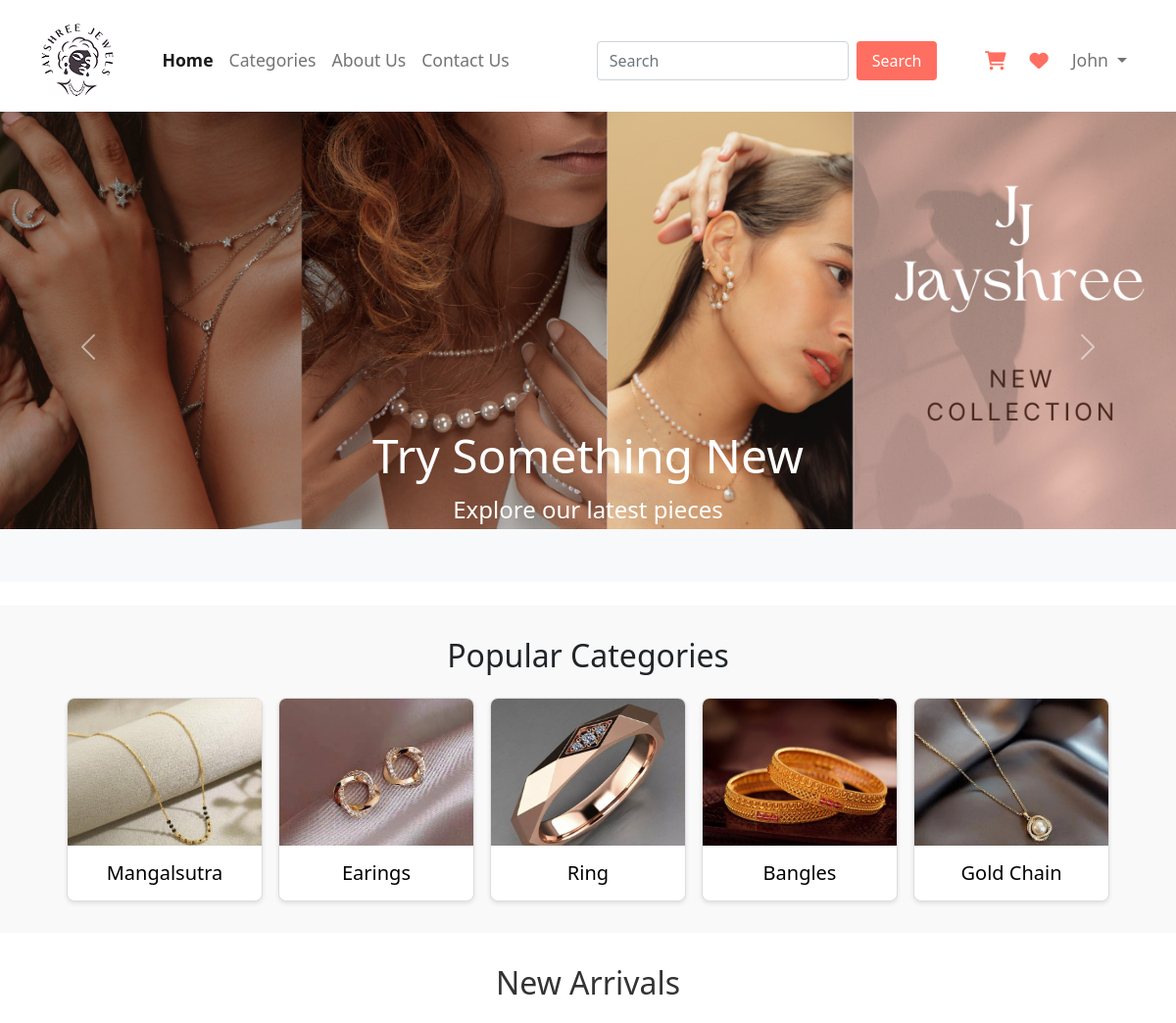
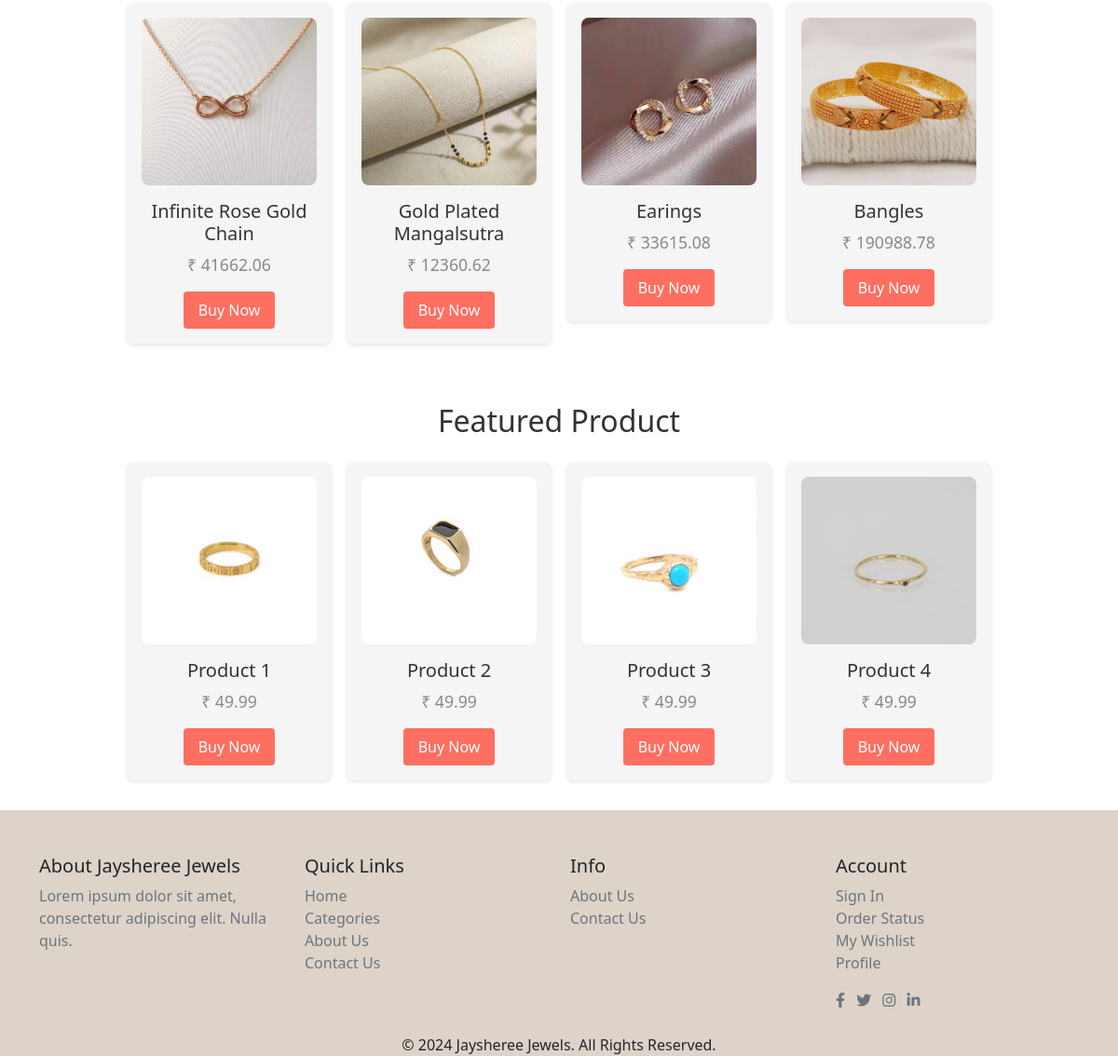
The app's page /user/index.php with its own data (2 pictures, top to bottom).
### tables this page shows
CREATE TABLE `category_tbl` (
  `c_id` int(11) NOT NULL,
  `c_code` varchar(10) NOT NULL,
  `c_name` varchar(255) NOT NULL,
  `c_gender` varchar(10) NOT NULL,
  `c_image` varchar(255) DEFAULT NULL,
  `c_status` varchar(10) NOT NULL
);

CREATE TABLE `product_tbl` (
  `p_id` int(10) NOT NULL,
  `p_code` varchar(10) NOT NULL,
  `p_name` varchar(100) NOT NULL,
  `p_c_code` varchar(10) NOT NULL,
  `p_type` varchar(30) NOT NULL,
  `p_gross_weight` decimal(10,3) NOT NULL,
  `p_diamond_weight` decimal(5,3) NOT NULL,
  `p_diamond_pices` int(5) NOT NULL,
  `p_purity` varchar(50) NOT NULL,
  `p_gold_weight` decimal(5,2) NOT NULL,
  `p_gold_price` decimal(10,2) NOT NULL,
  `p_diamond_price` decimal(10,2) NOT NULL,
  `p_making_charge` decimal(10,2) NOT NULL,
  `p_overhead_charges` decimal(10,2) NOT NULL,
  `p_base_price` decimal(10,2) NOT NULL,
  `p_tax` decimal(10,2) NOT NULL,
  `p_total_price` decimal(10,2) NOT NULL,
  `p_diamond_color` varchar(30) NOT NULL,
  `p_stock` int(5) NOT NULL,
  `p_image` varchar(100) NOT NULL,
  `p_status` varchar(10) NOT NULL
);

### user/index.php (the view, shortened to what this page needs)
<?php
include_once 'header.php';
include_once '../conn.php';
?>
<div id="jewelryCarousel" class="carousel slide" data-bs-ride="carousel">
  <div class="carousel-inner">
    <div class="carousel-item active">
      <img src="../images/carouselImg1.png" class="d-block w-100" alt="Jewelry Image 1">
      <div class="carousel-caption d-none d-md-block">
        <h5>Try Something New</h5>
        <p>Explore our latest pieces</p>
      </div>
    </div>
  </div>
  <button class="carousel-control-prev carousel-button" type="button" data-bs-target="#jewelryCarousel"
    data-bs-slide="prev">
    <span class="carousel-control-prev-icon" aria-hidden="true"></span>
  </button>
  <button class="carousel-control-next carousel-button" type="button" data-bs-target="#jewelryCarousel"
    data-bs-slide="next">
    <span class="carousel-control-next-icon" aria-hidden="true"></span>
  </button>
</div>
<br />
<section class="popular-categories">
  <h2>Popular Categories</h2>
  <div class="categories-container">
    <?php
    $q = "select * from category_tbl where c_status='Active' ORDER BY c_id DESC LIMIT 5";
    $result = mysqli_query($con, $q);
    while ($r = mysqli_fetch_assoc($result)) {
      ?>
      <a href="product.php?c_code=<?php echo $r['c_code']; ?>">
        <div class="category">
          <img src="<?php echo
            $r['c_image']; ?>" alt="<?php echo $r['c_name']; ?>">
          <h3><?php echo $r['c_name']; ?></h3>
        </div>
      </a>
      <?php
    }
    ?>
  </div>
</section>
<section class="new-arrivals">
  <h2>New Arrivals</h2>
  <div class="arrivals-container">
    <?php
    $q = "select * from product_tbl where p_status='Active' ORDER BY p_id DESC LIMIT 4";
    $result = mysqli_query($con, $q);
    while ($r = mysqli_fetch_assoc($result)) {
      ?>
      <a href="single-product.php">
        <div class="arrival-item">
          <img src="<?php echo $r['p_image']; ?>" alt="<?php echo $r['p_name']; ?>">
          <h3><?php echo $r['p_name']; ?></h3>
          <p class="price">₹ <?php echo $r['p_total_price']; ?></p>
          <button class="buy-now">Buy Now</button>
        </div>
      </a>
      <?php
    }
    ?>
  </div>
</section>
<section class="new-arrivals">
  <h2>Featured Product</h2>
  <div class="arrivals-container">
    <a href="single-product.php">
      <div class="arrival-item">
        <img src="../images/newArrivalImg1.jpg" alt="New Arrival 1">
        <h3>Product 1</h3>
        <p class="price">₹ 49.99</p>
        <button class="buy-now">Buy Now</button>
      </div>
    </a>
    <a href="single-product.php">
      <div class="arrival-item">
        <img src="../images/newArrivalImg2.jpg" alt="New Arrival 1">
        <h3>Product 2</h3>
        <p class="price">₹ 49.99</p>
        <button class="buy-now">Buy Now</button>
      </div>
    </a>
    <a href="single-product.php">
      <div class="arrival-item">
        <img src="../images/newArrivalImg3.jpg" alt="New Arrival 1">
        <h3>Product 3</h3>
        <p class="price">₹ 49.99</p>
        <button class="buy-now">Buy Now</button>
      </div>
    </a>
    <a href="single-product.php">
      <div class="arrival-item">
        <img src="../images/newArrivalImg4.jpg" alt="New Arrival 1">
        <h3>Product 4</h3>
        <p class="price">₹ 49.99</p>
        <button class="buy-now">Buy Now</button>
      </div>
    </a>
  </div>
</section>
<?php
include_once 'footer.php';
?>

### user/header.php (shortened to what this page needs)
<!DOCTYPE html>
<html lang="en">
<head>
    <link rel="stylesheet" href="../css/bootstrap.min.css">
    <link rel="stylesheet" href="../css/user_style.css">
    <link rel="stylesheet" href="https://cdnjs.cloudflare.com/ajax/libs/font-awesome/6.0.0-beta3/css/all.min.css">
</head>
<body>
<header>
    <div class="container-fluid">
        <nav class="navbar navbar-expand-lg navbar-light pt-4">
            <div class="container">
                <a href="index.php"><img src="../images/logo1.png" alt="Jayshree Jewels" class="img-fluid"></a>
                <div class="collapse navbar-collapse" id="navbarNav">
                    <ul class="navbar-nav mx-auto">
                        <li class="nav-item">
                            <a class="nav-link" href="index.php" data-page="home">Home</a>
                        </li>
                        <li class="nav-item">
                            <a class="nav-link" href="category.php" data-page="categories">Categories</a>
                        </li>
                        <li class="nav-item">
                            <a class="nav-link" href="aboutUs.php" data-page="about">About Us</a>
                        </li>
                        <li class="nav-item">
                            <a class="nav-link" href="contactUs.php" data-page="contact">Contact Us</a>
                        </li>
                    </ul>
                    <form class="d-flex ms-auto" action="search.php" method="GET">
                        <input class="form-control me-2" type="search" placeholder="Search" aria-label="Search" name="query">
                        <button class="buy-now" type="submit">Search</button>
                    </form>
                    <ul class="navbar-nav ms-auto d-flex align-items-center">
                        <li class="nav-item nav-icons">
                            <a class="nav-link" href="cart.php">
                                <i class="fas fa-shopping-cart"></i>
                            </a>
                        </li>
                        <li class="nav-item nav-icons">
                            <a class="nav-link" href="wishlist.php">
                                <i class="fas fa-heart"></i>
                            </a>
                        </li>
                        <li class="nav-item dropdown">
                            <a class="nav-link dropdown-toggle" href="#" id="navbarDropdown" role="button" data-bs-toggle="dropdown" aria-expanded="false">
                                John
                            </a>
                        </li>
                    </ul>
                </div>
            </div>
        </nav>
    </div>
</header>

### user/footer.php
    <footer class=" bg-footer text-dark pt-5">
        <div class="container">
            <div class="row">
                <div class="col-md-3">
                    <h5>About Jaysheree Jewels</h5>
                    <p class="text-secondary">Lorem ipsum dolor sit amet, consectetur adipiscing elit. Nulla quis.</p>
                </div>
                <div class="col-md-3">
                    <h5>Quick Links</h5>
                    <ul class="list-unstyled">
                        <li><a href="index.php" class="text-secondary">Home</a></li>
                        <li><a href="category.php" class="text-secondary">Categories</a></li>
                        <li><a href="aboutUs.php" class="text-secondary">About Us</a></li>
                        <li><a href="contactUs.php" class="text-secondary">Contact Us</a></li>
                    </ul>
                </div>
                <div class="col-md-3">
                    <h5>Info</h5>
                    <ul class="list-unstyled">
                        <li><a href="aboutUs.php" class="text-secondary">About Us</a></li>
                        <li><a href="contactUs.php" class="text-secondary">Contact Us</a></li>
                    </ul>
                  </div>
                <div class="col-md-3">
                    <h5>Account</h5>
                    <ul class="list-unstyled">
                        <li><a href="signin.php" class="text-secondary">Sign In</a></li>
                        <li><a href="order-history.php" class="text-secondary">Order Status</a></li>
                        <li><a href="wishlist.php" class="text-secondary">My Wishlist</a></li>
                        <li><a href="profile.php" class="text-secondary">Profile</a></li>
                    </ul>
                    <div class="social-icons mt-3">
                        <a href="#" class="text-secondary me-2"><i class="fab fa-facebook-f"></i></a>
                        <a href="#" class="text-secondary me-2"><i class="fab fa-twitter"></i></a>
                        <a href="#" class="text-secondary me-2"><i class="fab fa-instagram"></i></a>
                        <a href="#" class="text-secondary"><i class="fab fa-linkedin-in"></i></a>
                    </div>
                </div>
            </div>
            <div class="row mt-4">
                <div class="col text-center">
                    <p class="mb-0">&copy; 2024 Jaysheree Jewels. All Rights Reserved.</p>
                </div>
            </div>
        </div>
    </footer>
</body>
</html>

### css/user_style.css (style rules this page uses)
body { overflow-x: hidden; }
.navbar-nav { white-space: nowrap; }
.nav-icons .nav-link { display: flex; align-items: center; padding: 0.5rem 1rem; }
.nav-icons .nav-link i { font-size: 1.2rem; margin-right: 0.5rem; color: #ff6f61; }
.navbar { padding: 15px 0; }
.navbar-nav .nav-link { color: #6b5841; font-size: 1.1em; padding: 0 20px; }
.navbar-nav .nav-link.active { color: #a47b61; font-weight: bold; }
.carousel-item { height: 60vh; background-color: #f8f9fa; text-align: center; }
.carousel-item img { width: 100%; height: auto; object-fit: cover; }
@media (min-width: 768px) { .carousel-caption h5 { font-size: 3rem; } }
@media (min-width: 768px) { .carousel-caption p { font-size: 1.5rem; } }
.popular-categories { padding: 2rem; background-color: #f9f9f9; }
.popular-categories h2 { text-align: center; font-size: 2rem; margin-bottom: 1.5rem; }
.categories-container { display: flex; flex-wrap: wrap; justify-content: center; gap: 1rem; }
.category { background-color: #fff; border: 1px solid #ddd; border-radius: 8px; overflow: hidden; text-align: center; width: 200px; box-shadow: 0 2px 4px rgba(0, 0, 0, 0.1); transition: transform 0.3s; }
.category img { width: 100%; height: 150px; object-fit: cover; }
.category h3 { margin: 1rem 0; font-size: 1.25rem; }
.new-arrivals { padding: 2rem; background-color: #fff; }
.new-arrivals h2 { text-align: center; font-size: 2rem; margin-bottom: 1.5rem; color: #333; }
.arrivals-container { display: flex; flex-wrap: wrap; justify-content: center; gap: 1rem; }
.arrival-item { background-color: #f5f5f5; border-radius: 8px; text-align: center; width: 220px; padding: 1rem; box-shadow: 0 2px 4px rgba(0, 0, 0, 0.1); transition: transform 0.3s, box-shadow 0.3s; }
.arrival-item img { width: 100%; height: 180px; object-fit: cover; border-radius: 8px; }
.arrival-item h3 { margin: 1rem 0 0.5rem; font-size: 1.25rem; color: #333; }
.arrival-item .price { font-size: 1.1rem; color: #888; margin-bottom: 1rem; }
.buy-now { background-color: #ff6f61; color: #fff; padding: 0.5rem 1rem; border: none; border-radius: 4px; cursor: pointer; font-size: 1rem; transition: background-color 0.3s; }
body { display: flex; flex-direction: column; min-height: 100vh; }
.bg-footer { background-color: #ddd3c8; color: #fff; }

### records on screen
category_tbl: c_image (picture), c_name "Mangalsutra"
category_tbl: c_image (picture), c_name "Earings"
category_tbl: c_image (picture), c_name "Ring"
category_tbl: c_image (picture), c_name "Bangles"
category_tbl: c_image (picture), c_name "Gold Chain"
product_tbl: p_image (picture), p_name "Infinite Rose Gold Chain", p_total_price "41662.06"
product_tbl: p_image (picture), p_name "Gold Plated Mangalsutra", p_total_price "12360.62"
product_tbl: p_image (picture), p_name "Earings", p_total_price "33615.08"
product_tbl: p_image (picture), p_name "Bangles", p_total_price "190988.78"
